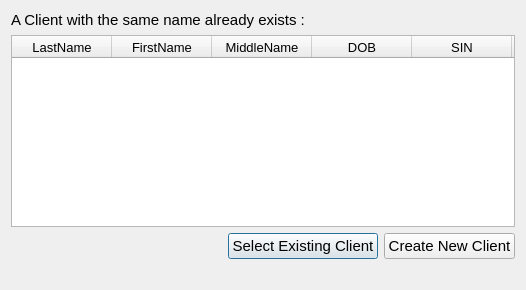
<?xml version="1.0" encoding="UTF-8"?>
<ui version="4.0">
 <class>DuplicateClients</class>
 <widget class="QDialog" name="DuplicateClients">
  <property name="geometry">
   <rect>
    <x>0</x>
    <y>0</y>
    <width>526</width>
    <height>290</height>
   </rect>
  </property>
  <property name="windowTitle">
   <string>Warning</string>
  </property>
  <layout class="QGridLayout" name="gridLayout">
   <item row="1" column="0" colspan="2">
    <widget class="QTableWidget" name="tableWidget_same_name">
     <property name="sizePolicy">
      <sizepolicy hsizetype="Expanding" vsizetype="Expanding">
       <horstretch>0</horstretch>
       <verstretch>0</verstretch>
      </sizepolicy>
     </property>
     <property name="font">
      <font>
       <pointsize>11</pointsize>
      </font>
     </property>
     <property name="lineWidth">
      <number>-3</number>
     </property>
     <property name="verticalScrollBarPolicy">
      <enum>Qt::ScrollBarAsNeeded</enum>
     </property>
     <property name="horizontalScrollBarPolicy">
      <enum>Qt::ScrollBarAlwaysOff</enum>
     </property>
     <property name="sizeAdjustPolicy">
      <enum>QAbstractScrollArea::AdjustToContents</enum>
     </property>
     <property name="editTriggers">
      <set>QAbstractItemView::NoEditTriggers</set>
     </property>
     <property name="dragDropOverwriteMode">
      <bool>true</bool>
     </property>
     <property name="selectionMode">
      <enum>QAbstractItemView::SingleSelection</enum>
     </property>
     <property name="selectionBehavior">
      <enum>QAbstractItemView::SelectRows</enum>
     </property>
     <property name="textElideMode">
      <enum>Qt::ElideLeft</enum>
     </property>
     <attribute name="horizontalHeaderCascadingSectionResizes">
      <bool>true</bool>
     </attribute>
     <attribute name="horizontalHeaderShowSortIndicator" stdset="0">
      <bool>false</bool>
     </attribute>
     <attribute name="horizontalHeaderStretchLastSection">
      <bool>true</bool>
     </attribute>
     <attribute name="verticalHeaderVisible">
      <bool>false</bool>
     </attribute>
     <attribute name="verticalHeaderHighlightSections">
      <bool>false</bool>
     </attribute>
     <column>
      <property name="text">
       <string>LastName</string>
      </property>
      <property name="font">
       <font>
        <pointsize>10</pointsize>
       </font>
      </property>
      <property name="textAlignment">
       <set>AlignCenter</set>
      </property>
     </column>
     <column>
      <property name="text">
       <string>FirstName</string>
      </property>
      <property name="font">
       <font>
        <pointsize>10</pointsize>
       </font>
      </property>
      <property name="textAlignment">
       <set>AlignCenter</set>
      </property>
     </column>
     <column>
      <property name="text">
       <string>MiddleName</string>
      </property>
      <property name="font">
       <font>
        <pointsize>10</pointsize>
       </font>
      </property>
      <property name="textAlignment">
       <set>AlignCenter</set>
      </property>
     </column>
     <column>
      <property name="text">
       <string>DOB</string>
      </property>
      <property name="font">
       <font>
        <pointsize>10</pointsize>
       </font>
      </property>
      <property name="textAlignment">
       <set>AlignCenter</set>
      </property>
     </column>
     <column>
      <property name="text">
       <string>SIN</string>
      </property>
      <property name="font">
       <font>
        <pointsize>10</pointsize>
       </font>
      </property>
      <property name="textAlignment">
       <set>AlignCenter</set>
      </property>
     </column>
     <column>
      <property name="text">
       <string>ClientID</string>
      </property>
     </column>
    </widget>
   </item>
   <item row="2" column="0" colspan="2">
    <layout class="QHBoxLayout" name="horizontalLayout">
     <item>
      <spacer name="horizontalSpacer">
       <property name="orientation">
        <enum>Qt::Horizontal</enum>
       </property>
       <property name="sizeHint" stdset="0">
        <size>
         <width>40</width>
         <height>20</height>
        </size>
       </property>
      </spacer>
     </item>
     <item>
      <widget class="QPushButton" name="pushButton_cl_warning_Select">
       <property name="minimumSize">
        <size>
         <width>100</width>
         <height>0</height>
        </size>
       </property>
       <property name="font">
        <font>
         <pointsize>11</pointsize>
        </font>
       </property>
       <property name="text">
        <string>Select Existing Client</string>
       </property>
      </widget>
     </item>
     <item>
      <widget class="QPushButton" name="pushButton_cl_warning_ignore">
       <property name="minimumSize">
        <size>
         <width>100</width>
         <height>0</height>
        </size>
       </property>
       <property name="font">
        <font>
         <pointsize>11</pointsize>
        </font>
       </property>
       <property name="text">
        <string>Create New Client</string>
       </property>
      </widget>
     </item>
    </layout>
   </item>
   <item row="0" column="0" colspan="2">
    <widget class="QLabel" name="label_2">
     <property name="font">
      <font>
       <pointsize>11</pointsize>
      </font>
     </property>
     <property name="text">
      <string>A Client with the same name already exists :</string>
     </property>
     <property name="margin">
      <number>3</number>
     </property>
    </widget>
   </item>
   <item row="3" column="0" colspan="2">
    <widget class="QLabel" name="label_warning_msg">
     <property name="font">
      <font>
       <pointsize>9</pointsize>
      </font>
     </property>
     <property name="styleSheet">
      <string notr="true">color: rgb(255, 0, 0);</string>
     </property>
     <property name="text">
      <string/>
     </property>
    </widget>
   </item>
  </layout>
 </widget>
 <resources/>
 <connections/>
</ui>
